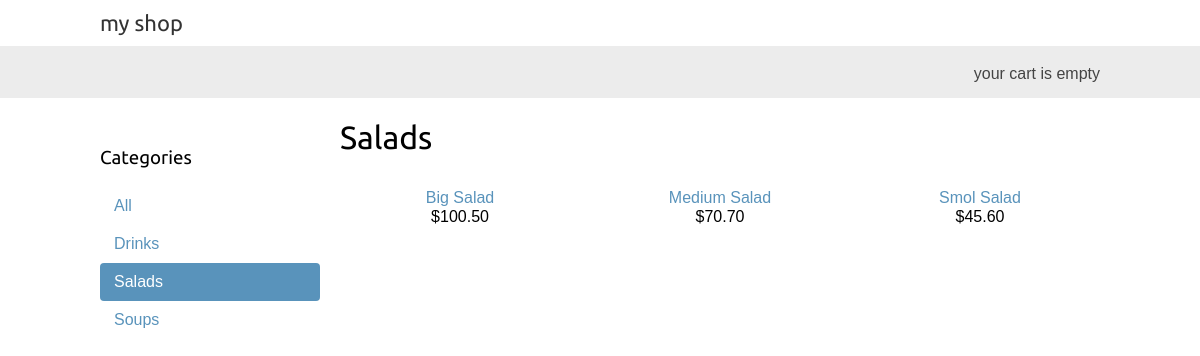
Page /salads/ on the committed database.
### shop/models.py (models this page shows, shortened)
class Category(models.Model):
    name = models.CharField(max_length=200, db_index=True)
    slug = models.SlugField(max_length=200, unique=True)
    class Meta:
        ordering = ('name',)
        verbose_name = 'category'
        verbose_name_plural = 'categories'
    def get_absolute_url(self):
        return reverse('shop:product_list_by_category', args=[self.slug])

class Product(models.Model):
    category = models.ForeignKey(Category, related_name='products', on_delete=models.CASCADE)
    name = models.CharField(max_length=200, db_index=True)
    slug = models.SlugField(max_length=200, db_index=True)
    image = models.ImageField(upload_to='products/%Y/%m/%d', blank=True)
    description = models.TextField(blank=True)
    price = models.DecimalField(max_digits=10, decimal_places=2)
    available = models.BooleanField(default=True)
    created = models.DateTimeField(auto_now_add=True)
    updated = models.DateTimeField(auto_now=True)
    class Meta:
        ordering = ('name', )
        index_together = (('id', 'slug'), )
    def get_absolute_url(self):
        return reverse('shop:product_detail', args=[self.id, self.slug])

### shop/views.py (the view)
# urls.py: path('', views.product_list, name='product_list'),
def product_list(request, category_slug=None):
    category = None
    categories = Category.objects.all()
    products = Product.objects.filter(available=True)
    if category_slug:
        category = get_object_or_404(Category, slug=category_slug)
        products = products.filter(category=category)
    return render(request, 'shop/product/list.html', {
        'category': category,
        'categories': categories,
        'products': products
    })

### cart/cart.py (called while the page is built)
    def __len__(self):
        return sum(item['quantity'] for item in self.cart.values())

### cart/context_processors.py (called while the page is built)
def cart(request):
    return {'cart': Cart(request)}

### shop/templates/shop/product/list.html (shortened to what this page needs)
{% extends 'shop/base.html' %}
{% load static %}
{% block content %}
    <div id="sidebar">
        <h3>Categories</h3>
        <ul>
            <li {% if not category %}class="selected"{% endif %}>
                <a href="{% url 'shop:product_list' %}">All</a>
            </li>
            {% for c in categories %}
                <li {% if category.slug == c.slug %}class="selected"{% endif %}>
                    <a href="{{ c.get_absolute_url }}">{{ c.name }}</a>
                </li>
            {% endfor %}
        </ul>
    </div>
    <div id="main" class="product-list">
        <h1>{% if category %}{{ category.name }}{% else %}Products{% endif %}</h1>
        {% for product in products %}
            <div class="item">
                <a href="{{ product.get_absolute_url }}">{{ product.name }}</a>
                <br>
                ${{ product.price }}
            </div>
        {% endfor %}
    </div>
{% endblock %}

### shop/static/css/base.css (style rules this page uses)
body { margin:0; padding:0; font-family:helvetica, sans-serif; }
h1, h2, h3, h4, h5 , h6 { font-family: 'Ubuntu', sans-serif; font-weight:normal; }
a { text-decoration:none; color:#5993bb; }
#sidebar { width:220px; padding:30px 20px 0 0; float:left; }
#sidebar ul { margin:0; padding:0; }
#sidebar ul li { margin:0; list-style:none; padding:10px 14px; }
#sidebar ul li a { display:block; }
#sidebar ul li.selected { background:#5993bb; border-radius:4px; }
#sidebar ul li.selected a { color:#fff; }
#main { float:left; width: 96%; margin-right:-220px; overflow:hidden; }
.product-list .item { width:25%; padding:10px 20px 10px 0; float:left; text-align:center; line-height:1.2; }

### rows in the picture
Category: name "Drinks"
Category: name "Salads"
Category: name "Soups"
Product: name "Big Salad", price "100.50"
Product: name "Medium Salad", price "70.70"
Product: name "Smol Salad", price "45.60"
